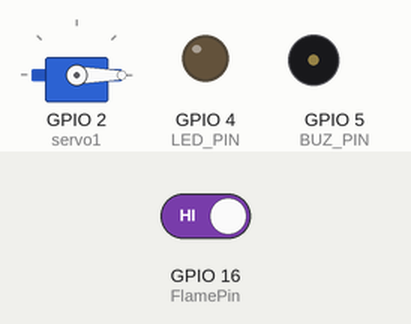
A sketch run on a simulated ESP8266 (NodeMCU). On the bench: servo, output pins drawn as LEDs (lit = HIGH), buzzer (waves = sounding, pin HIGH). Inputs (shaded band) come from the test bench; at power-on: GPIO 16 (FlamePin) HIGH. WiFi joins after 1.5 s; servers stay silent unless stated; what the sketch prints to the serial monitor is not drawn.

Above: at 3.0 s.
3.1 s: GPIO 16 (FlamePin) driven LOW
At 4.1 s:
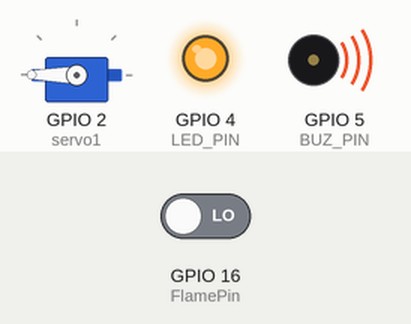
5.3 s: GPIO 16 (FlamePin) driven HIGH
At 6.9 s:
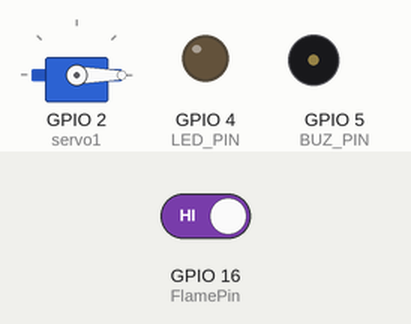
Timing chart, 0 to 8.4 s (numbered marks = the images above; inputs shaded):
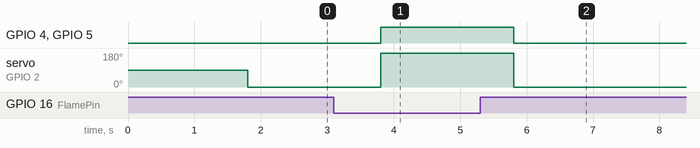

The sketch:

Arduino_Code.ino
```cpp
#include <ESP8266WiFi.h>
#include <BlynkSimpleEsp8266.h>
#include <Servo.h>
#define BLYNK_TEMPLATE_ID "TMPLylhr_IAB"
#define BLYNK_DEVICE_NAME "FlameDetector"
#define BLYNK_AUTH_TOKEN "fk5lpQ6mRKg8swaRpBHJ92n3JjnMbfqu"
char auth[] =BLYNK_AUTH_TOKEN  ; // your Blynk auth token
char ssid[] = "Nithin"; // your WiFi network SSID
char pass[] = "nithin123"; // your WiFi network password
Servo servo1;
const int FlamePin = 16;
int BUZ_PIN= 5;
int LED_PIN= 4;
void setup()
{
  servo1.attach(2);
  Serial.begin(9600);
  Blynk.begin(auth, ssid, pass);
  pinMode(FlamePin, INPUT);
  pinMode(BUZ_PIN, OUTPUT);
  pinMode(LED_PIN, OUTPUT);
}
void loop()
{
  int FlameValue = digitalRead(FlamePin);
  Serial.print("Flame value: ");
  Serial.println(FlameValue);
  if (FlameValue == LOW) {
    digitalWrite(BUZ_PIN, HIGH);
    digitalWrite(LED_PIN, HIGH);
    Serial.print("fire alerrt ");
    Blynk.logEvent("Fire", "Fire detected");
// Send notification to Blynk Log Event widget
    servo1.write(180);
}
  else{
    digitalWrite(BUZ_PIN, LOW);
    digitalWrite(LED_PIN, LOW);
    Serial.print("No fire ");
    servo1.write(0);
  }
  Blynk.run();
  delay(1000);
}
```

Measured:
- after the input at 3.1 s, GPIO 4 (LED_PIN), GPIO 5 (BUZ_PIN): LOW → HIGH after 0.70 s; servo on GPIO 2 (servo1): 0° → 180° after 0.70 s
- after the input at 5.3 s, GPIO 4 (LED_PIN), GPIO 5 (BUZ_PIN): HIGH → LOW after 0.51 s; servo on GPIO 2 (servo1): 180° → 0° after 0.51 s
